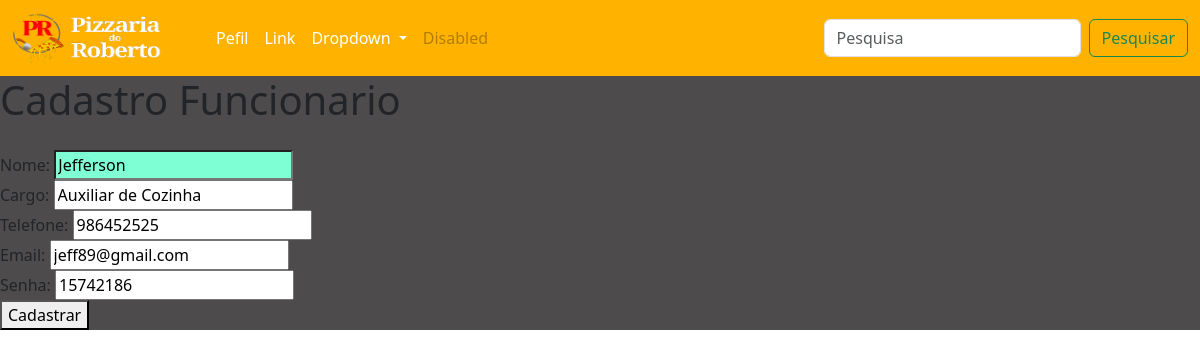
The page /edit_funcionario/1/ on the database its author committed.
### core/models.py (models this page shows, shortened)
class Funcionario(models.Model):
    nome = models.CharField(max_length=100)
    cargo = models.CharField(max_length=50)
    telefone = models.CharField(max_length=20)
    email = models.EmailField()
    senha = models.CharField(max_length=100)

### core/views.py (the view)
# urls.py: path('edit_funcionario/<int:id>/', edit_funcionario, name='edit_funcionario'),
def edit_funcionario(request, id):
    funcionario = Funcionario.objects.get(pk=id)
    if request.method == 'POST':
        form = FuncionarioForm(request.POST, instance=funcionario)
        if form.is_valid():
            form.save()
            return redirect('funcionario')
    else:
            form = FuncionarioForm(instance=funcionario)
            contexto = {
                'form_funcionario': form, 'texto': 'Salvar'
            }
    return render(request, 'cadastro_funcionario.html', contexto)

### core/forms.py
class FuncionarioForm(forms.ModelForm):
    class Meta:
        model = Funcionario
        fields = ['nome', 'cargo', 'telefone', 'email', 'senha']

### core/templates/cadastro_funcionario.html (shortened to what this page needs)
{% extends 'bases/base.html' %}
{% block content %}
<h1>Cadastro Funcionario</h1>
    <form method="post">
        {{ form_funcionario }}
        <button type="submit">Cadastrar</button>
    </form>
{% endblock %}

### core/static/style.css (style rules this page uses)
body { background-color: black; color: white; }
#id_nome { background-color: aquamarine; margin-top: 1.5%; }

### rows shown on the page
Funcionario: nome "Jefferson", cargo "Auxiliar de Cozinha", telefone "986452525", email "jeff89@gmail.com", senha "15742186"
